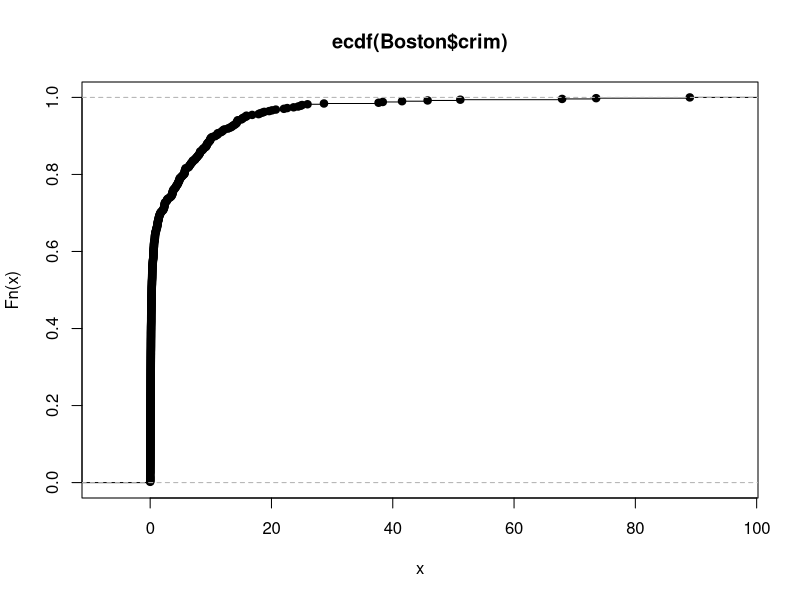
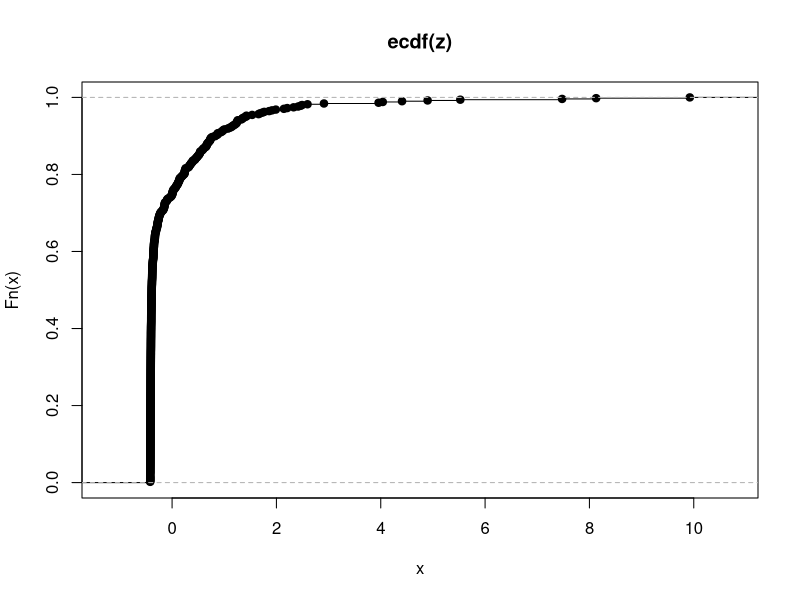

Write R code to recreate these figures, in order.
library("MASS")
# Mittelwert
mean(Boston$crim)
# Standardabweichung
sd(Boston$crim)
plot(ecdf(Boston$crim))
# Standardisierung (Lineare Transformation)
z <- scale(Boston$crim)
# Mittelwert standardisiert
mean(z)
# Standardabweichung standardisiert
sd(z)
plot(ecdf(z))